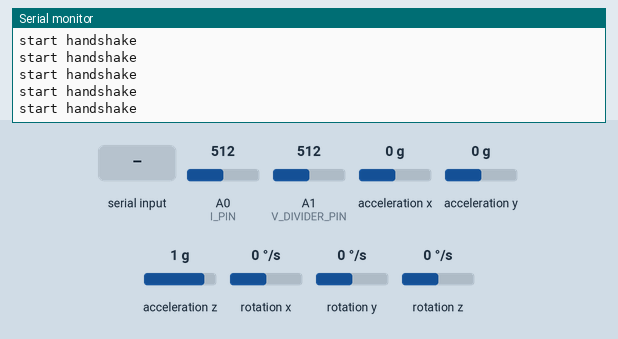
This sketch was run on a simulated Arduino Leonardo, built with avr-gcc and run on an emulated ATmega32U4. On the bench: the last lines printed to the serial monitor. Wiring (inferred from the names in the program): MPU-6050 motion sensor at I2C address 0x68; MPU-6050 motion sensor at I2C address 0x69. The inputs (shaded band) are chosen by the test bench; at power-on: A0 (I_PIN) = 512, A1 (V_DIVIDER_PIN) = 512, acceleration x 0 g, acceleration y 0 g, acceleration z 1 g, rotation x 0 °/s, rotation y 0 °/s, rotation z 0 °/s.

Above: at 0.8 s.
0.9 s: "H\n" received over the second serial link
At 1.6 s:
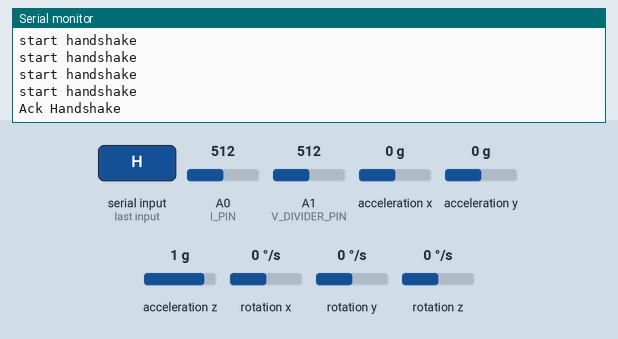
2.4 s: "A\n" received over the second serial link
At 3.3 s:
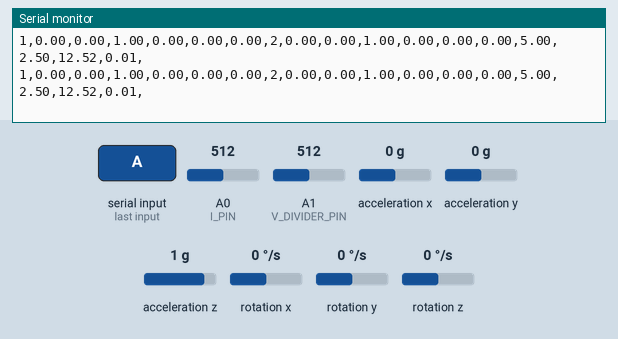

The sketch:

chcksum.ino
```cpp
#include <Arduino_FreeRTOS.h>
#include <semphr.h>
#define STACK_SIZE    200

#include <Wire.h>

// ACC
const int MPU1 = 0x68, MPU2 = 0x69; // MPU6050 I2C addresses
const int SEL_2G_200D = 0x0, SEL_4G_500D = 0x8, SEL_8G_1000D = 0x10, SEL_16G_2000D = 0x18;
const float CONV_2G = 16384.0, CONV_4G = 8192.0, CONV_8G = 4096.0, CONV_16G = 2048.0;
const float CONV_200D = 131.0, CONV_500D = 65.5, CONV_1000D = 32.8, CONV_2000D = 16.4;

// Power

const float RS_FAT = 0.10;          // Shunt, RS resistor value (in ohms)
const float RL_INTERNAL = 10.0;     // RL value (in kilo??? ohms)

const float VCC = 5.0;              // Reference voltage for analog read
const int I_PIN = A0;               // Input pin for measuring Vout
const int V_DIVIDER_PIN = A1;       // Input pin for measuring 50% of V

float analogCurrent;
float analogVoltageDivider;

unsigned long startTime = 0;
unsigned long previousTime = 0;
unsigned long currentTime = 0;

float current = 0.00;
float voltage = 0.00;

float totalEnergy = 0.00;
float power = 0.00;


// Create Sempaphore
SemaphoreHandle_t xSemaphore;

struct SensorData {
  float accX;  // Accelerometer x-axis
  float accY;  // Accelerometer y-axis
  float accZ;  // Accelerometer z-axis
  float gX; // Gyroscope x-axis
  float gY; // Gyroscope y-axis
  float gZ; // Gyroscope z-axis
} MPU1Data, MPU2Data;

typedef struct DataPacket{
  int sensor1ID;
  float sensor1[6];
  int sensor2ID;
  float sensor2[6];
  float batt[4];
} DataPacket;

/* Packet Declaration */
DataPacket data;

int reply;

boolean handshake = false;
boolean recieved = false;
boolean resendingPckage = false;

char dataBuffer[1000];

//Checksum
int checksum = 0;
int checksum2;
char checksum_c[4];

void setup() {
  Wire.begin();                 // Initiates I2C communication
  Wire.beginTransmission(MPU1); // Slave address
  Wire.write(0x6B);             // Access the power management register
  Wire.write(0x00);             // Wakes up the MPU
  Wire.endTransmission(true);

  Wire.beginTransmission(MPU1); // Slave address
  Wire.write(0x1B);             // Access Gyroscope Scale Register
  Wire.write(SEL_8G_1000D);     // Set Scale to +-1000deg/s
  Wire.endTransmission(true);   // Communication done

  Wire.beginTransmission(MPU1); // Slave address
  Wire.write(0x1C);             // Access Accelerometer Scale Register
  Wire.write(SEL_4G_500D);      // Set Scale to +-4g
  Wire.endTransmission(true);   // Communication done

  Wire.begin();                 // Initiates I2C communication
  Wire.beginTransmission(MPU2); // Slave address
  Wire.write(0x6B);             // Access the power management register
  Wire.write(0x00);             // Wakes up the MPU
  Wire.endTransmission(true);   // Communication done

  Wire.beginTransmission(MPU2); // Slave address
  Wire.write(0x1B);             // Access Gyroscope Scale Register
  Wire.write(SEL_8G_1000D);     // Set Scale to +-1000deg/s
  Wire.endTransmission(true);   // Communication done

  Wire.beginTransmission(MPU2); // Slave address
  Wire.write(0x1C);             // Access Accelerometer Scale Register
  Wire.write(SEL_4G_500D);      // Set Scale to +-4g
  Wire.endTransmission(true);   // Communication done

  // Power
  startTime = currentTime = previousTime = millis();

  pinMode(I_PIN, INPUT);
  pinMode(V_DIVIDER_PIN, INPUT);

  Serial.begin(115200);
  Serial1.begin(115200);
  Serial.println("SET UP");

 startHandshake();

  xSemaphore = xSemaphoreCreateBinary();
  if ( ( xSemaphore ) != NULL ) {
    xSemaphoreGive( (xSemaphore) );
  }

//  Serial.println("CREATE TASK");
  xTaskCreate(initRun, "initRun", 200, NULL, 2, NULL);
}


void loop() {
}

void startHandshake() {
  while (!recieved) {
    Serial.println("start handshake");
    reply = Serial1.read();
    if (reply == 'H' ){
      Serial1.write('A');
      Serial.println("Ack Handshake");
      recieved = true;
      reply = 0;
    }
  }
  while (recieved  && !handshake) {
    reply = Serial1.read();
    if (reply == 'A') {
 //     Serial.println("Handshake complete");
      //delay(500);
      handshake = true;
    }
  }
}

/**
 * Task to start the run.
 */
void initRun(void *p){
  TickType_t xLastWakeTime = xTaskGetTickCount();
  const TickType_t xFrequency = 100;

  while (1) {
    TickType_t xCurrWakeTime = xTaskGetTickCount();

    sensorValues();
    battValues();
    packageData();
   // checkAck();

//    Serial.println();
    // 30 ms interval, ~30 samples/s
    vTaskDelayUntil(&xCurrWakeTime, 20/portTICK_PERIOD_MS);
  }
}

SensorData getDataFromMPU(const int MPU, SensorData datain) {
 //   Serial.println("Get Data From MPU Run");

  Wire.beginTransmission(MPU);      // Begin communication
  Wire.write(0x3B);                 // Register 0x3B (ACCEL_XOUT_H)
  Wire.endTransmission(false);      // End communication
  Wire.requestFrom(MPU, 14, true);  // Request 14 registers

  // Combines the upper 8 bits and the lower 8 bits to form 16 bits
  datain.accX  = Wire.read() << 8 | Wire.read(); // 0x3B (ACCEL_XOUT_H) & 0x3C (ACCEL_XOUT_L)
  datain.accY  = Wire.read() << 8 | Wire.read(); // 0x3D (ACCEL_YOUT_H) & 0x3E (ACCEL_YOUT_L)
  datain.accZ  = Wire.read() << 8 | Wire.read(); // 0x3F (ACCEL_ZOUT_H) & 0x40 (ACCEL_ZOUT_L)
  Wire.read() << 8 | Wire.read(); // 0x41 (TEMP_OUT_H) & 0x42 (TEMP_OUT_L) To clear Temp from buffer.
  datain.gX = Wire.read() << 8 | Wire.read(); // 0x43 (GYRO_XOUT_H) & 0x44 (GYRO_XOUT_L)
  datain.gY = Wire.read() << 8 | Wire.read(); // 0x45 (GYRO_YOUT_H) & 0x46 (GYRO_YOUT_L)
  datain.gZ = Wire.read() << 8 | Wire.read(); // 0x47 (GYRO_ZOUT_H) & 0x48 (GYRO_ZOUT_L)

  datain = translateValues(datain);

  return datain;
}

SensorData translateValues(SensorData dataTranslate) {
 // Serial.println("Translate Run");
  dataTranslate.accX = dataTranslate.accX/CONV_4G;
  dataTranslate.accY = dataTranslate.accY/CONV_4G;
  dataTranslate.accZ = dataTranslate.accZ/CONV_4G;
  dataTranslate.gX = dataTranslate.gX/CONV_1000D;
  dataTranslate.gY = dataTranslate.gY/CONV_1000D;
  dataTranslate.gZ = dataTranslate.gZ/CONV_1000D;

  return dataTranslate;
//  data.Temp = (data.Temp/340.00) + 36.53;
}

/**
 *  Read Value
 */
void sensorValues() {
   // Serial.println("Read Sensor 1 Run");
      MPU1Data = getDataFromMPU(MPU1, MPU1Data);
      /**
       * Hand Values
       * Accelerometer
       * -> x: 0, y: 1, z: 2
       * Gyroscope
       * -> x: 3, y: 4, z: 5
       */
      data.sensor1ID = 1;
      data.sensor1[0] = MPU1Data.accX;
      data.sensor1[1] = MPU1Data.accY;
      data.sensor1[2] = MPU1Data.accZ;
      data.sensor1[3] = MPU1Data.gX;
      data.sensor1[4] = MPU1Data.gY;
      data.sensor1[5] = MPU1Data.gZ;

    //    Serial.println("Read Sensor 2 Run");

      MPU2Data = getDataFromMPU(MPU2, MPU2Data);
      /**
       * Elbow Values
       * Accelerometer
       * -> x: 0, y: 1, z: 2
       * Gyroscope
       * -> x: 3, y: 4, z: 5
       */
      data.sensor2ID = 2;
      data.sensor2[0] = MPU2Data.accX;
      data.sensor2[1] = MPU2Data.accY;
      data.sensor2[2] = MPU2Data.accZ;
      data.sensor2[3] = MPU2Data.gX;
      data.sensor2[4] = MPU2Data.gY;
      data.sensor2[5] = MPU2Data.gZ;
//
//      Serial.print(MPU1Data.accX); Serial.print(","); Serial.print(MPU1Data.accY); Serial.print(",");
//  Serial.print(MPU1Data.accZ); Serial.print(","); Serial.print(MPU1Data.gX); Serial.print(",");
//  Serial.print(MPU1Data.gY); Serial.print(",");  Serial.print(MPU1Data.gZ); Serial.print(",");
//
//      Serial.print(MPU2Data.accX); Serial.print(","); Serial.print(MPU2Data.accY); Serial.print(",");
//  Serial.print(MPU2Data.accZ); Serial.print(","); Serial.print(MPU2Data.gX); Serial.print(",");
//  Serial.print(MPU2Data.gY); Serial.print(",");  Serial.print(MPU2Data.gZ);
//
//  Serial.println();

}

// Voltage-Current-Power-Energy
void getVIPE() {
// Read & Compute Current
  analogCurrent = analogRead(A0);
  current = (( analogCurrent * VCC / 1023)) / ( RS_FAT * RL_INTERNAL );

  // Read & Compute Voltage
  analogVoltageDivider = analogRead(A1);
  voltage = 2.0 * (analogVoltageDivider * VCC ) / 1023;

  //Calculate energy and power
  unsigned long timeElapsedSinceLastCycle = (currentTime - previousTime);  // in ms.
  unsigned long timeElapsedSinceStart = (currentTime - startTime);

  totalEnergy = totalEnergy + (voltage * current * (timeElapsedSinceLastCycle / 3600000.0)); //in Wh
  power = totalEnergy / (timeElapsedSinceStart/3600000.0) ; //in W

  previousTime = currentTime;
  }

void printVIPE() {
  Serial.print("--- ");
  Serial.print(currentTime);
  Serial.print("ms ---");
  Serial.println();
  Serial.print(current, 3);
  Serial.print(" A | ");
  Serial.print(voltage, 3);
  Serial.println(" V");
  Serial.print(totalEnergy, 5);
  Serial.print(" Wh || ");
  Serial.print(power, 5);
  Serial.println(" W");
}

void battValues() {
  /**
       * Batt Values
       * batt[0]: voltage
       * batt[1]: current
       * batt[2]: power
       * batt[3]: cumpower
       * TBD: calculation for cumpower
  */

  currentTime = millis();
  getVIPE();
  //printVIPE();
 // Serial.println("Reading batt");
  data.batt[0] = voltage;
  data.batt[1] = current;
  data.batt[2] = power;
  data.batt[3] = totalEnergy;
}

void packageData() {
//  Serial.println("Packing and Send Data");
  //Clear the dataBuffer
  memset(dataBuffer, 0, sizeof(dataBuffer));
  char floatChar[0];

  dtostrf(data.sensor1ID, 0, 0, floatChar);
  strcat(dataBuffer, floatChar);
  strcat(dataBuffer, ",");
  Serial1.write(floatChar);
  Serial1.write(",");
  for(int i = 0; i < 6; i++){
    dtostrf(data.sensor1[i], 3, 2, floatChar);
    strcat(dataBuffer, floatChar);
    strcat(dataBuffer, ",");
    Serial1.write(floatChar);
    Serial1.write(",");
  }

  dtostrf(data.sensor2ID, 0, 0, floatChar);
  strcat(dataBuffer, floatChar);
  strcat(dataBuffer, ",");
  Serial1.write(floatChar);
  Serial1.write(",");
  for(int i = 0; i < 6; i++){
    dtostrf(data.sensor2[i], 3, 2, floatChar);
    strcat(dataBuffer, floatChar);
    strcat(dataBuffer, ",");
    Serial1.write(floatChar);
    Serial1.write(",");
  }
  for(int i = 0; i < 4; i++){
    dtostrf(data.batt[i], 3, 2, floatChar);
    strcat(dataBuffer, floatChar);
    //if(i != 3){
    strcat(dataBuffer, ",");
    //}
    Serial1.write(floatChar);
    Serial1.write(",");
  }
  //Append the checksum
  int counter = strlen(dataBuffer);
  checksum = 0;
  for (int j = 0; j < counter; j++) {
    checksum ^= dataBuffer[j];
//    Serial.println(dataBuffer[j]);
//
//    Serial.print(bitRead(dataBuffer[j], 0));
//    Serial.print(bitRead(dataBuffer[j], 1));
//    Serial.print(bitRead(dataBuffer[j], 2));
//    Serial.println(bitRead(dataBuffer[j], 3));
//    Serial.print(bitRead(checksum, 0));
//    Serial.print(bitRead(checksum, 1));
//    Serial.print(bitRead(checksum, 2));
//    Serial.println(bitRead(checksum, 3));
  }
  checksum2 = (int)checksum;
  memset(checksum_c, 0, sizeof(checksum_c));
  itoa(checksum2, checksum_c, 10);
  Serial1.write(checksum_c);
  Serial1.write("\n");
  Serial.println(dataBuffer);
//  Serial.println(checksum_c);
}
```

Measured:
- after the input at 0.9 s, the serial monitor: prints a new line at once (image 1)
- after the input at 2.4 s, the serial monitor: prints a new line at once (image 2)
